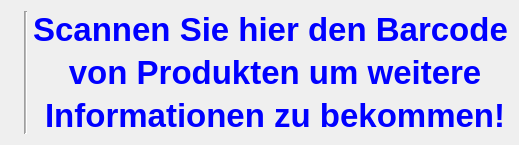
         <widget class="QWidget" name="page_6">
          <layout class="QHBoxLayout" name="horizontalLayout_15">
           <item>
            <widget class="QLabel" name="img1">
             <property name="sizePolicy">
              <sizepolicy hsizetype="Preferred" vsizetype="Minimum">
               <horstretch>0</horstretch>
               <verstretch>0</verstretch>
              </sizepolicy>
             </property>
             <property name="text">
              <string/>
             </property>
             <property name="alignment">
              <set>Qt::AlignCenter</set>
             </property>
            </widget>
           </item>
           <item>
            <widget class="Line" name="line">
             <property name="midLineWidth">
              <number>1</number>
             </property>
             <property name="orientation">
              <enum>Qt::Vertical</enum>
             </property>
            </widget>
           </item>
           <item>
            <layout class="QVBoxLayout" name="verticalLayout_4">
             <item>
              <spacer name="verticalSpacer_8">
               <property name="orientation">
                <enum>Qt::Vertical</enum>
               </property>
               <property name="sizeType">
                <enum>QSizePolicy::Expanding</enum>
               </property>
               <property name="sizeHint" stdset="0">
                <size>
                 <width>20</width>
                 <height>0</height>
                </size>
               </property>
              </spacer>
             </item>
             <item>
              <widget class="QLabel" name="label_2">
               <property name="font">
                <font>
                 <pointsize>25</pointsize>
                 <italic>false</italic>
                 <bold>true</bold>
                 <underline>false</underline>
                </font>
               </property>
               <property name="styleSheet">
                <string notr="true">color: rgb(0, 0, 255);</string>
               </property>
               <property name="text">
                <string>Scannen Sie hier den Barcode</string>
               </property>
               <property name="alignment">
                <set>Qt::AlignCenter</set>
               </property>
              </widget>
             </item>
             <item>
              <widget class="QLabel" name="label_14">
               <property name="font">
                <font>
                 <pointsize>25</pointsize>
                 <italic>false</italic>
                 <bold>true</bold>
                 <underline>false</underline>
                </font>
               </property>
               <property name="styleSheet">
                <string notr="true">color: rgb(0, 0, 255);</string>
               </property>
               <property name="text">
                <string> von Produkten um weitere</string>
               </property>
               <property name="alignment">
                <set>Qt::AlignCenter</set>
               </property>
              </widget>
             </item>
             <item>
              <widget class="QLabel" name="label_5">
               <property name="font">
                <font>
                 <pointsize>25</pointsize>
                 <italic>false</italic>
                 <bold>true</bold>
                 <underline>false</underline>
                </font>
               </property>
               <property name="styleSheet">
                <string notr="true">color: rgb(0, 0, 255);</string>
               </property>
               <property name="text">
                <string> Informationen zu bekommen!</string>
               </property>
               <property name="alignment">
                <set>Qt::AlignCenter</set>
               </property>
              </widget>
             </item>
             <item>
              <spacer name="verticalSpacer_5">
               <property name="orientation">
                <enum>Qt::Vertical</enum>
               </property>
               <property name="sizeType">
                <enum>QSizePolicy::Expanding</enum>
               </property>
               <property name="sizeHint" stdset="0">
                <size>
                 <width>20</width>
                 <height>0</height>
                </size>
               </property>
              </spacer>
             </item>
            </layout>
           </item>
          </layout>
         </widget>
